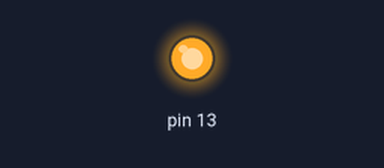
The sketch below on a simulated Arduino Uno, built with avr-gcc and run on an emulated ATmega328P. Shown: output pins drawn as LEDs (lit = HIGH).

Above: at 0.5 s.
At 4.7 s:
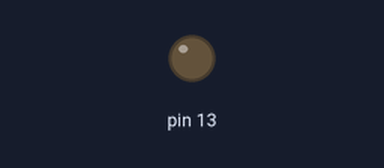
Timing chart, 0 to 7.8 s (numbered marks = the images above):
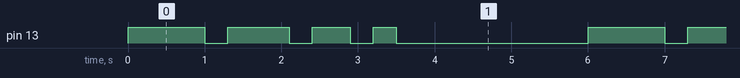

The sketch:

led_blink1.ino
```cpp
void setup() {
    pinMode (13, OUTPUT);
}
void loop() {
    digitalWrite (13, HIGH);
    delay (1000);

    digitalWrite (13, LOW);
    delay (300);

    digitalWrite (13, HIGH);
    delay (800);

    digitalWrite (13, LOW);
    delay (300);

    digitalWrite (13, HIGH);
    delay (500);

    digitalWrite (13, LOW);
    delay (300);

    digitalWrite (13, HIGH);
    delay (300);

    digitalWrite (13, LOW);
    delay (2500);
}
```

Measured:
- by itself, pin 13: repeats every 6.0 s: LOW 0.30 s, HIGH 0.80 s, LOW 0.30 s, HIGH 0.50 s, LOW 0.30 s, HIGH 0.30 s, LOW 2.5 s, HIGH 1.0 s
- by itself, everything shown: repeats every 6.0 s, in 8 steps
